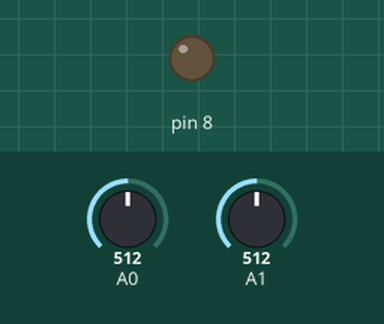
Simulated run of this sketch. Board: Arduino Uno, built with avr-gcc and run on an emulated ATmega328P. Parts: output pins drawn as LEDs (lit = HIGH). Inputs (shaded band) come from the test bench; at power-on: A0 = 512, A1 = 512.

Above: at 1.2 s.
1.3 s: A0 set to 529
At 1.7 s:
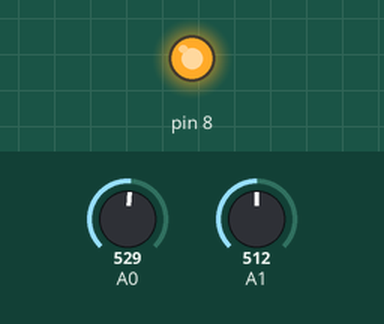
2.8 s: A0 set to 511
At 4.0 s:
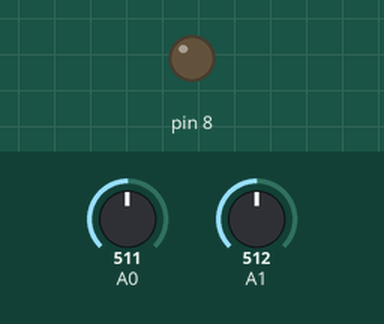
4.3 s: A0 set to 716
At 5.2 s:
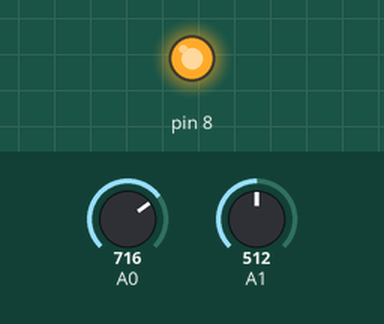
Timing chart, 0 to 7.3 s (numbered marks = the images above; inputs shaded):
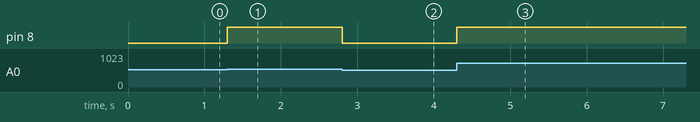

Measured:
- the behaviour switches between 513 and 514 on A0 (found by bisection; images 0 and 1)
- after the input at 1.3 s, pin 8: LOW → HIGH at once
- after the input at 2.8 s, pin 8: HIGH → LOW at once
- after the input at 4.3 s, pin 8: LOW → HIGH at once

The sketch:

motorpwm.ino
```cpp
int x = 0;
int y = 0;
void setup() {
  // put your setup code here, to run once:
  pinMode(8, OUTPUT);
  //Serial.begin(9600);
}

void loop() {
  // put your main code here, to run repeatedly:
 x = analogRead(A0);
 y = analogRead(A1);
 x = map( x,  0 , 1023, 0 , 255);
 y = map( y,  0 , 1023, 0 , 255);
//Serial.println(x);
 // Serial.println(y);
 analogWrite( 8, x);
}
```
